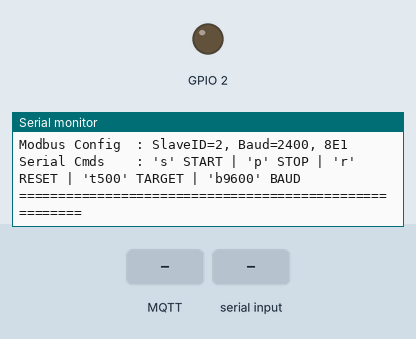
The program below on a simulated ESP32. Shown: output pins drawn as LEDs (lit = HIGH), the last lines printed to the serial monitor. The test bench sets the inputs (shaded band). WiFi joins after 1.5 s; servers stay silent unless stated; no MQTT or app messages arrive unless stated.

Above: at 2.3 s.
2.4 s: MQTT message "target" arrives on the first subscribed topic
4.6 s: "target\n" received over Serial
At 6.1 s:
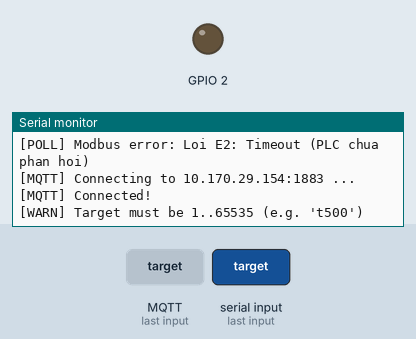
6.6 s: MQTT message "start" arrives on the first subscribed topic
8.6 s: "reset\n" received over Serial
12.7 s: MQTT message "stop" arrives on the first subscribed topic
At 13.9 s:
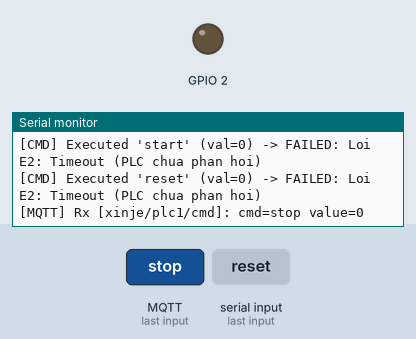
14.7 s: "update\n" received over Serial
At 18.4 s:
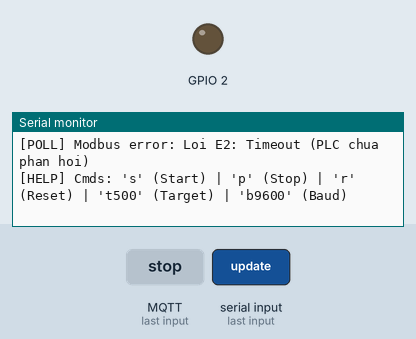

The program:

main.cpp
```cpp
#include <Arduino.h>
#include "Config.h"
#include "Models/Command.h"
#include "Models/PlcModel.h"
#include "Services/ModbusService.h"
#include "Services/MqttService.h"
#include "ViewModels/GatewayVM.h"
#include "Views/SerialView.h"

// ============================================================================
// CENTRALIZED MVVM WIRING (Rule 5.2)
// ============================================================================
static PlcModel      plcModel;
static CommandQueue  cmdQueue;
static ModbusService modbusService;
static MqttService   mqttService;
static GatewayVM     gatewayVM(plcModel, cmdQueue, modbusService, mqttService);
static SerialView    serialView(gatewayVM);

void setup() {
  pinMode(Config::ONBOARD_LED, OUTPUT);
  Serial.begin(115200);
  delay(1000);

  // 1. Initialize Services
  modbusService.begin(Serial2,
                      Config::PLC_SLAVE_ID,
                      Config::MODBUS_BAUD,
                      Config::MODBUS_CONFIG,
                      Config::MODBUS_RX_PIN,
                      Config::MODBUS_TX_PIN);
  mqttService.begin();

  // 2. Wire Service -> ViewModel Signals (Rule 5.1.B)
  mqttService.commandReceived.connect([](const Command& c) {
    gatewayVM.submitCommand(c);
  });
  mqttService.connected.connect([]() {
    gatewayVM.onMqttConnected();
  });

  // 3. Wire ViewModel -> View Signals (Rule 5.1.C)
  gatewayVM.dataChanged.connect([](const PlcData& d) {
    serialView.onDataChanged(d);
  });
  gatewayVM.ackReady.connect([](const char* name, bool ok, const char* err, uint16_t val) {
    serialView.onAckReady(name, ok, err, val);
  });

  serialView.printBanner();
}

void loop() {
  mqttService.loop();
  serialView.pollInput();
  gatewayVM.tick();
}
```

Command.h
```cpp
#pragma once
#include <stdint.h>
#include "../Config.h"

enum class CmdType : uint8_t { START, STOP, RESET, TARGET };

struct Command {
  CmdType  type;
  uint16_t value;

  constexpr Command(CmdType t = CmdType::START, uint16_t v = 0)
      : type(t), value(v) {}
};

class CommandQueue {
 public:
  bool enqueue(CmdType type, uint16_t value = 0) {
    uint8_t next = (tail_ + 1) % Config::CMD_QUEUE_SIZE;
    if (next == head_) return false;
    buf_[tail_] = {type, value};
    tail_ = next;
    return true;
  }

  bool dequeue(Command& out) {
    if (head_ == tail_) return false;
    out = buf_[head_];
    head_ = (head_ + 1) % Config::CMD_QUEUE_SIZE;
    return true;
  }

 private:
  Command buf_[Config::CMD_QUEUE_SIZE];
  uint8_t head_ = 0;
  uint8_t tail_ = 0;
};
```

PlcModel.h
```cpp
#pragma once
#include <stdint.h>

// PlcData la kieu du lieu tu dinh nghia de gom cac thong tin doc duoc tu PLC.
// Vi du: PlcData data; tao bien data chua mot bo thong tin PLC.
struct PlcData {
  // So san pham hien tai doc tu thanh ghi D100.
  uint16_t    count     = 0;
  // So san pham muc tieu doc tu thanh ghi D200.
  uint16_t    target    = 0;
  // Trang thai bang tai: true la dang chay, false la dang dung.
  bool        running   = false;
  // Trang thai giao tiep Modbus: true neu doc PLC thanh cong.
  bool        modbusOk  = false;
  // Mo ta loi Modbus gan nhat, neu co.
  const char* lastError = "Not polled yet";
};

class PlcModel {
 public:
  // Cap nhat du lieu PLC va tra ve true neu cac thong tin chinh co thay doi.
  bool update(const PlcData& next) {
    bool changed = !initialized_ ||
                   (state_.count != next.count) ||
                   (state_.running != next.running) ||
                   (state_.target != next.target) ||
                   (state_.modbusOk != next.modbusOk);
    state_ = next;
    initialized_ = true;
    return changed;
  }

  const PlcData& data() const { return state_; }

 private:
  PlcData state_{};
  bool    initialized_ = false;
};
```

PlcMap.h
```cpp
#pragma once
#include <stdint.h>

// Xinje XD Series 0-based Modbus addresses
namespace PlcMap {
// Upstream (PLC -> ESP32)
constexpr uint16_t REG_D100_COUNT   = 100;  // FC 03: D100 (Current product count)
constexpr uint16_t COIL_M100_STATUS = 100;  // FC 01: M100 (Conveyor running status)

// Downstream (ESP32 -> PLC)
constexpr uint16_t COIL_M0_START   = 0;    // FC 05: M0  (Start command pulse)
constexpr uint16_t COIL_M1_STOP    = 1;    // FC 05: M1  (Stop command pulse)
constexpr uint16_t COIL_M10_RESET  = 10;   // FC 05: M10 (Reset counter pulse)
constexpr uint16_t REG_D200_TARGET = 200;  // FC 06: D200 (Target product count)
}  // namespace PlcMap
```

Secrets.h
```cpp
#pragma once

// WiFi credentials & MQTT Broker address
namespace Secrets {
constexpr const char* WIFI_SSID = "Redmi Note 14";
constexpr const char* WIFI_PASS = "tatdendi1";

constexpr const char* MQTT_HOST = "10.170.29.154";
constexpr unsigned int MQTT_PORT = 1883;
constexpr const char* MQTT_USER = "";
constexpr const char* MQTT_PASS = "";
}  // namespace Secrets
```

ModbusService.cpp
```cpp
#include "ModbusService.h"
#include <driver/gpio.h>
#include "../Config.h"
#include "../PlcMap.h"

void ModbusService::begin(HardwareSerial& serial,
                          uint8_t slaveId,
                          uint32_t baud,
                          uint32_t config,
                          uint8_t rxPin,
                          uint8_t txPin) {
  serial_  = &serial;
  slaveId_ = slaveId;
  baud_    = baud;
  config_  = config;
  rxPin_   = rxPin;
  txPin_   = txPin;

  serial_->begin(baud_, config_, rxPin_, txPin_);
  gpio_pullup_en((gpio_num_t)rxPin_);
  node_.begin(slaveId_, *serial_);
}

void ModbusService::setBaudrate(uint32_t newBaud) {
  if (!serial_) return;
  baud_ = newBaud;
  serial_->end();
  delay(20);
  serial_->begin(baud_, config_, rxPin_, txPin_);
  gpio_pullup_en((gpio_num_t)rxPin_);
  node_.begin(slaveId_, *serial_);
}

const char* ModbusService::errorString(uint8_t result) {
  switch (result) {
    case ModbusMaster::ku8MBSuccess:            return "OK (Thanh cong)";
    case ModbusMaster::ku8MBIllegalFunction:    return "Loi 01: Sai Function Code";
    case ModbusMaster::ku8MBIllegalDataAddress: return "Loi 02: Sai dia chi thanh ghi/coil";
    case ModbusMaster::ku8MBIllegalDataValue:   return "Loi 03: Gia tri du lieu khong hop le";
    case ModbusMaster::ku8MBSlaveDeviceFailure: return "Loi 04: Loi thiet bi Slave (PLC)";
    case ModbusMaster::ku8MBInvalidSlaveID:     return "Loi E0: Sai Slave ID";
    case ModbusMaster::ku8MBInvalidFunction:    return "Loi E1: Function khong hop le";
    case ModbusMaster::ku8MBResponseTimedOut:   return "Loi E2: Timeout (PLC chua phan hoi)";
    case ModbusMaster::ku8MBInvalidCRC:         return "Loi E3: Sai ma CRC";
    default:                                    return "Loi khong xac dinh";
  }
}

uint8_t ModbusService::pulseCoil(uint16_t coilAddress) {
  uint8_t res = node_.writeSingleCoil(coilAddress, 1);
  if (res != ModbusMaster::ku8MBSuccess) return res;

  delay(50);

  res = node_.writeSingleCoil(coilAddress, 0);
  return res;
}

uint8_t ModbusService::writeTarget(uint16_t value) {
  return node_.writeSingleRegister(PlcMap::REG_D200_TARGET, value);
}

bool ModbusService::readAll(PlcData& out) {
  uint8_t res;

  // 1. Read D100 (FC 03)
  res = node_.readHoldingRegisters(PlcMap::REG_D100_COUNT, 1);
  if (res != ModbusMaster::ku8MBSuccess) {
    out.modbusOk  = false;
    out.lastError = errorString(res);
    return false;
  }
  out.count = node_.getResponseBuffer(0);

  delay(10);

  // 2. Read M100 (FC 01)
  res = node_.readCoils(PlcMap::COIL_M100_STATUS, 1);
  if (res != ModbusMaster::ku8MBSuccess) {
    out.modbusOk  = false;
    out.lastError = errorString(res);
    return false;
  }
  out.running = (node_.getResponseBuffer(0) & 0x01) != 0;

  delay(10);

  // 3. Read D200 (FC 03)
  res = node_.readHoldingRegisters(PlcMap::REG_D200_TARGET, 1);
  if (res != ModbusMaster::ku8MBSuccess) {
    out.modbusOk  = false;
    out.lastError = errorString(res);
    return false;
  }
  out.target = node_.getResponseBuffer(0);

  out.modbusOk  = true;
  out.lastError = "";
  digitalWrite(Config::ONBOARD_LED, !digitalRead(Config::ONBOARD_LED));
  return true;
}
```

ModbusService.h
```cpp
#pragma once
#include <Arduino.h>
#include <ModbusMaster.h>
#include "../Models/PlcModel.h"

class ModbusService {
 public:
  void begin(HardwareSerial& serial,
             uint8_t slaveId,
             uint32_t baud,
             uint32_t config,
             uint8_t rxPin,
             uint8_t txPin);

  void setBaudrate(uint32_t newBaud);
  uint32_t baudrate() const { return baud_; }

  bool readAll(PlcData& out);
  uint8_t pulseCoil(uint16_t coilAddress);
  uint8_t writeTarget(uint16_t value);

  static const char* errorString(uint8_t code);

 private:
  HardwareSerial* serial_  = nullptr;
  ModbusMaster    node_;
  uint8_t         slaveId_ = 2;
  uint32_t        baud_    = 2400;
  uint32_t        config_  = SERIAL_8E1;
  uint8_t         rxPin_   = 16;
  uint8_t         txPin_   = 17;
};
```

MqttService.cpp
```cpp
#include "MqttService.h"
#include <ArduinoJson.h>
#include <esp_wifi.h>
#include "../Config.h"
#include "../Secrets.h"

void MqttService::begin() {
  WiFi.persistent(false);
  WiFi.disconnect(true, true);
  delay(100);

  WiFi.mode(WIFI_STA);
  esp_wifi_set_country_code("VN", true);
  WiFi.setSleep(false);
  WiFi.setTxPower(WIFI_POWER_15dBm);
  WiFi.setAutoReconnect(true);
  WiFi.begin(Secrets::WIFI_SSID, Secrets::WIFI_PASS);
  Serial.printf("[WIFI] Connecting to '%s' ...\n", Secrets::WIFI_SSID);

  clientId_ = "esp32-xinje-" + String((uint32_t)ESP.getEfuseMac(), HEX);
  mqtt_.setServer(Secrets::MQTT_HOST, Secrets::MQTT_PORT);
  mqtt_.setCallback([this](char* topic, byte* payload, unsigned int len) {
    this->onMessage(topic, payload, len);
  });
  mqtt_.setBufferSize(512);
  mqtt_.setKeepAlive(30);
}

void MqttService::loop() {
  bool wifiNow = (WiFi.status() == WL_CONNECTED);
  if (wifiNow != wifiWasConnected_) {
    wifiWasConnected_ = wifiNow;
    if (wifiNow) {
      Serial.printf("[WIFI] Connected, IP: %s\n", WiFi.localIP().toString().c_str());
    } else {
      Serial.println("[WIFI] Disconnected, reconnecting...");
    }
  }

  if (!wifiNow) {
    unsigned long now = millis();
    if (now - lastRetryMs_ >= Config::MQTT_RETRY_MS) {
      lastRetryMs_ = now;
      Serial.printf("[WIFI] Waiting for '%s' (status=%d)...\n",
                    Secrets::WIFI_SSID, (int)WiFi.status());
    }
    return;
  }
  if (mqtt_.connected()) {
    mqtt_.loop();
    return;
  }

  unsigned long now = millis();
  if (now - lastRetryMs_ < Config::MQTT_RETRY_MS) return;
  lastRetryMs_ = now;

  Serial.printf("[MQTT] Connecting to %s:%u ...\n", Secrets::MQTT_HOST, Secrets::MQTT_PORT);
  bool ok = mqtt_.connect(clientId_.c_str(),
                          Secrets::MQTT_USER[0] ? Secrets::MQTT_USER : nullptr,
                          Secrets::MQTT_PASS[0] ? Secrets::MQTT_PASS : nullptr,
                          Config::TOPIC_STATUS, 1, true, "offline");
  if (ok) {
    Serial.println("[MQTT] Connected!");
    mqtt_.publish(Config::TOPIC_STATUS, "online", true);
    mqtt_.subscribe(Config::TOPIC_CMD, 1);
    connected.emit();
  } else {
    Serial.printf("[MQTT] Failed, state=%d. Retry in %lus\n",
                  mqtt_.state(), Config::MQTT_RETRY_MS / 1000);
  }
}

bool MqttService::publishData(const PlcData& data) {
  if (!mqtt_.connected()) return false;

  JsonDocument doc;
  doc["count"]     = data.count;
  doc["running"]   = data.running;
  doc["target"]    = data.target;
  doc["modbus_ok"] = data.modbusOk;
  if (!data.modbusOk && data.lastError) {
    doc["error"] = data.lastError;
  }

  char buf[192];
  size_t n = serializeJson(doc, buf, sizeof(buf));
  return mqtt_.publish(Config::TOPIC_DATA, (const uint8_t*)buf, n, true);
}

void MqttService::publishAck(const char* cmdName, bool ok, const char* errMsg, uint16_t value) {
  if (!mqtt_.connected()) return;

  JsonDocument doc;
  doc["cmd"] = cmdName;
  if (strcmp(cmdName, "target") == 0) doc["value"] = value;
  doc["ok"] = ok;
  if (!ok && errMsg) doc["error"] = errMsg;

  char buf[192];
  size_t n = serializeJson(doc, buf, sizeof(buf));
  mqtt_.publish(Config::TOPIC_ACK, (const uint8_t*)buf, n, false);
}

void MqttService::onMessage(char* topic, byte* payload, unsigned int length) {
  String cmd;
  long value = 0;

  JsonDocument doc;
  DeserializationError err = deserializeJson(doc, payload, length);
  if (!err && doc.is<JsonObject>()) {
    // Support both {"cmd":"start"} (Cuong) and {"command":"START"} / {"command":"SET_TARGET"} (Trung HMI)
    if (doc["cmd"].is<const char*>()) {
      cmd = doc["cmd"].as<const char*>();
    } else if (doc["command"].is<const char*>()) {
      cmd = doc["command"].as<const char*>();
    }

    if (!doc["value"].isNull()) {
      value = doc["value"].as<long>();
    } else if (!doc["set_target"].isNull()) {
      value = doc["set_target"].as<long>();
    } else if (!doc["target"].isNull()) {
      value = doc["target"].as<long>();
    }

    if (cmd.isEmpty() && (!doc["set_target"].isNull() || !doc["target"].isNull())) {
      cmd = "target";
    }
  } else {
    cmd.reserve(length);
    for (unsigned int i = 0; i < length; i++) cmd += (char)payload[i];
  }
  cmd.trim();
  cmd.toLowerCase();

  Serial.printf("[MQTT] Rx [%s]: cmd=%s value=%ld\n", topic, cmd.c_str(), value);

  if (cmd == "start") {
    commandReceived.emit(Command{CmdType::START, 0});
  } else if (cmd == "stop") {
    commandReceived.emit(Command{CmdType::STOP, 0});
  } else if (cmd == "reset") {
    commandReceived.emit(Command{CmdType::RESET, 0});
  } else if (cmd == "target" || cmd == "set_target" || cmd == "update") {
    if (value > 0 && value <= 65535) {
      commandReceived.emit(Command{CmdType::TARGET, (uint16_t)value});
    } else {
      Serial.println("[MQTT] Invalid target value (1..65535)");
    }
  } else {
    Serial.println("[MQTT] Unknown command, ignored");
  }
}
```

MqttService.h
```cpp
#pragma once
#include <Arduino.h>
#include <PubSubClient.h>
#include <WiFi.h>
#include "../Models/Command.h"
#include "../Models/PlcModel.h"
#include "../Utils/Signal.h"

class MqttService {
 public:
  // Upward Signals to ViewModel (Rule 5.1.B)
  Signal<const Command&> commandReceived;
  Signal<>               connected;

  void begin();
  void loop();

  bool publishData(const PlcData& data);
  void publishAck(const char* cmdName, bool ok, const char* errMsg, uint16_t value);

 private:
  void onMessage(char* topic, byte* payload, unsigned int length);

  WiFiClient    wifiClient_;
  PubSubClient  mqtt_{wifiClient_};
  String        clientId_;
  unsigned long lastRetryMs_      = 0;
  bool          wifiWasConnected_ = false;
};
```

Signal.h
```cpp
#pragma once
#include <functional>
#include <utility>
#include <vector>

// Lightweight Signal/Slot implementation for MVVM upward notifications
template <typename... Args>
class Signal {
 public:
  using Slot = std::function<void(Args...)>;

  void connect(Slot slot) {
    slots_.push_back(std::move(slot));
  }

  void emit(Args... args) const {
    for (const auto& s : slots_) {
      if (s) s(args...);
    }
  }

 private:
  std::vector<Slot> slots_;
};
```

GatewayVM.cpp
```cpp
#include "GatewayVM.h"
#include "../Config.h"
#include "../PlcMap.h"

// Ham khoi tao GatewayVM.
// Gan cac doi tuong chinh: model, hang doi lenh, Modbus va MQTT.
GatewayVM::GatewayVM(PlcModel& model,
                     CommandQueue& queue,
                     ModbusService& modbus,
                     MqttService& mqtt)
    : model_(model), queue_(queue), modbus_(modbus), mqtt_(mqtt) {}

// Nhan lenh moi tu giao dien hoac MQTT va dua vao hang doi de xu ly sau.
void GatewayVM::submitCommand(const Command& cmd) {
  if (!queue_.enqueue(cmd.type, cmd.value)) {
    Serial.println("[VM] Command queue full, dropped command");
  }
}

// Thay doi toc do truyen thong Modbus theo yeu cau cau hinh.
void GatewayVM::changeBaudrate(uint32_t newBaud) {
  modbus_.setBaudrate(newBaud);
  Serial.printf("[CONFIG] Modbus baudrate changed to %u bps\n", newBaud);
}

// Khi MQTT ket noi lai, bat dau phat du lieu moi de dam bao dong bo.
void GatewayVM::onMqttConnected() {
  forcePublish_ = true;
}

// Thuc thi mot lenh da duoc lay ra tu hang doi.
// Lenh co the la start, stop, reset hoac dat muc tieu.
void GatewayVM::executeCommand(const Command& c) {
  // Ten lenh va ket qua thuc thi tu Modbus.
  const char* name = "";
  uint8_t res = ModbusMaster::ku8MBSuccess;

  switch (c.type) {
    case CmdType::START:
      name = "start";
      res  = modbus_.pulseCoil(PlcMap::COIL_M0_START);
      break;
    case CmdType::STOP:
      name = "stop";
      res  = modbus_.pulseCoil(PlcMap::COIL_M1_STOP);
      break;
    case CmdType::RESET:
      name = "reset";
      res  = modbus_.pulseCoil(PlcMap::COIL_M10_RESET);
      break;
    case CmdType::TARGET:
      name = "target";
      res  = modbus_.writeTarget(c.value);
      break;
  }

  // Kiem tra ket qua thuc thi va tao thong diep loi neu can.
  bool ok = (res == ModbusMaster::ku8MBSuccess);
  const char* errStr = ok ? "" : ModbusService::errorString(res);

  // Gui phan hoi ack cho MQTT va cap nhat lai view thong qua signal.
  mqtt_.publishAck(name, ok, errStr, c.value);
  ackReady.emit(name, ok, errStr, c.value);

  // Sau khi thuc thi lenh, lap tuc bat dau doc PLC va phat du lieu moi.
  lastPollTime_ = millis() - Config::POLL_INTERVAL_MS;
  forcePublish_ = true;
}

// Vong lap chinh cua GatewayVM.
// Xu ly lenh, doc du lieu PLC theo chu ki va gui du lieu len MQTT.
void GatewayVM::tick() {
  // Buoc 1: Xu ly hang doi lenh (Downstream: View/MQTT -> PLC)
  Command c;
  while (queue_.dequeue(c)) {
    executeCommand(c);
    mqtt_.loop();
  }

  // Buoc 2: Doc PLC theo chu ki (Upstream: PLC -> Model)
  unsigned long now = millis();
  bool changed = false;
  if (now - lastPollTime_ >= Config::POLL_INTERVAL_MS) {
    lastPollTime_ = now;
    PlcData snapshot = model_.data();
    modbus_.readAll(snapshot);
    changed = model_.update(snapshot);
    dataChanged.emit(model_.data());
  }

  // Buoc 3: Gui du lieu len MQTT khi co thay doi hoac theo heartbeat.
  if (forcePublish_ || changed || (millis() - lastPublishTime_ >= Config::HEARTBEAT_MS)) {
    if (mqtt_.publishData(model_.data())) {
      lastPublishTime_ = millis();
      forcePublish_    = false;
    }
  }
}
```

Source omitted: GatewayVM.h (898 bytes), SerialView.cpp (2700 bytes), SerialView.h (438 bytes), Config.h (891 bytes)

Measured:
- after the input at 4.6 s, the serial monitor: prints a new line after 0.59 s (image 1)
- after the input at 12.7 s, the serial monitor: prints a new line after 0.51 s (image 2)
- after the input at 14.7 s, the serial monitor: prints a new line after 2.5 s (image 3)
